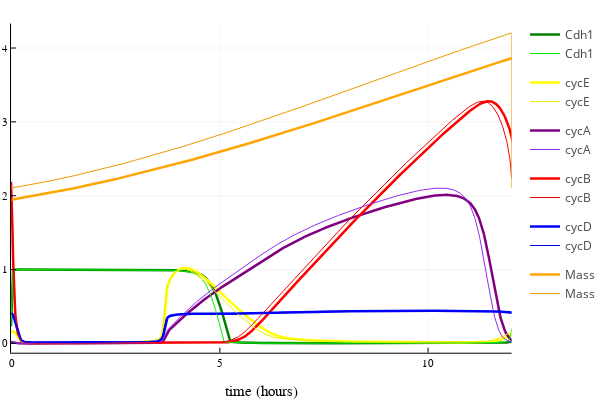

Notebook source saved alongside this figure:
### Code cell
plotSolSS(sol_WT_SS, sol_Myc_mut_SS, "WT vs Myc (x1.5) cell cycle")

### Figure 1 — Plotly figure (JSON) as saved in the notebook; plotly's stock layout.template omitted (floating-point values rounded to 4 significant figures; data arrays with more than 128 entries replaced by an {"elided": "..."} marker saying what was removed)
{"data": [{"colorbar": {"title": ""}, "legendgroup": "Cdh1", "line": {"color": "rgba(0, 128, 0, 1.000)", "dash": "solid", "shape": "linear", "width": 2.5}, "mode": "lines", "name": "Cdh1", "showlegend": true, "type": "scatter", "x": {"elided": "733 float values"}, "xaxis": "x", "y": {"elided": "733 float values"}, "yaxis": "y", "zmax": null, "zmin": null}, {"colorbar": {"title": ""}, "legendgroup": "cycE", "line": {"color": "rgba(255, 255, 0, 1.000)", "dash": "solid", "shape": "linear", "width": 2.5}, "mode": "lines", "name": "cycE", "showlegend": true, "type": "scatter", "x": {"elided": "733 float values"}, "xaxis": "x", "y": {"elided": "733 float values"}, "yaxis": "y", "zmax": null, "zmin": null}, {"colorbar": {"title": ""}, "legendgroup": "cycA", "line": {"color": "rgba(128, 0, 128, 1.000)", "dash": "solid", "shape": "linear", "width": 2.5}, "mode": "lines", "name": "cycA", "showlegend": true, "type": "scatter", "x": {"elided": "733 float values"}, "xaxis": "x", "y": {"elided": "733 float values"}, "yaxis": "y", "zmax": null, "zmin": null}, {"colorbar": {"title": ""}, "legendgroup": "cycB", "line": {"color": "rgba(255, 0, 0, 1.000)", "dash": "solid", "shape": "linear", "width": 2.5}, "mode": "lines", "name": "cycB", "showlegend": true, "type": "scatter", "x": {"elided": "733 float values"}, "xaxis": "x", "y": {"elided": "733 float values"}, "yaxis": "y", "zmax": null, "zmin": null}, {"colorbar": {"title": ""}, "legendgroup": "cycD", "line": {"color": "rgba(0, 0, 255, 1.000)", "dash": "solid", "shape": "linear", "width": 2.5}, "mode": "lines", "name": "cycD", "showlegend": true, "type": "scatter", "x": {"elided": "733 float values"}, "xaxis": "x", "y": {"elided": "733 float values"}, "yaxis": "y", "zmax": null, "zmin": null}, {"colorbar": {"title": ""}, "legendgroup": "Mass", "line": {"color": "rgba(255, 165, 0, 1.000)", "dash": "solid", "shape": "linear", "width": 2.5}, "mode": "lines", "name": "Mass", "showlegend": true, "type": "scatter", "x": {"elided": "733 float values"}, "xaxis": "x", "y": {"elided": "733 float values"}, "yaxis": "y", "zmax": null, "zmin": null}, {"colorbar": {"title": ""}, "legendgroup": "Cdh1", "line": {"color": "rgba(0, 238, 0, 1.000)", "dash": "solid", "shape": "linear", "width": 1}, "mode": "lines", "name": "Cdh1", "showlegend": true, "type": "scatter", "x": {"elided": "724 float values"}, "xaxis": "x", "y": {"elided": "724 float values"}, "yaxis": "y", "zmax": null, "zmin": null}, {"colorbar": {"title": ""}, "legendgroup": "cycE", "line": {"color": "rgba(238, 238, 0, 1.000)", "dash": "solid", "shape": "linear", "width": 1}, "mode": "lines", "name": "cycE", "showlegend": true, "type": "scatter", "x": {"elided": "724 float values"}, "xaxis": "x", "y": {"elided": "724 float values"}, "yaxis": "y", "zmax": null, "zmin": null}, {"colorbar": {"title": ""}, "legendgroup": "cycA", "line": {"color": "rgba(145, 44, 238, 1.000)", "dash": "solid", "shape": "linear", "width": 1}, "mode": "lines", "name": "cycA", "showlegend": true, "type": "scatter", "x": {"elided": "724 float values"}, "xaxis": "x", "y": {"elided": "724 float values"}, "yaxis": "y", "zmax": null, "zmin": null}, {"colorbar": {"title": ""}, "legendgroup": "cycB", "line": {"color": "rgba(238, 0, 0, 1.000)", "dash": "solid", "shape": "linear", "width": 1}, "mode": "lines", "name": "cycB", "showlegend": true, "type": "scatter", "x": {"elided": "724 float values"}, "xaxis": "x", "y": {"elided": "724 float values"}, "yaxis": "y", "zmax": null, "zmin": null}, {"colorbar": {"title": ""}, "legendgroup": "cycD", "line": {"color": "rgba(0, 0, 238, 1.000)", "dash": "solid", "shape": "linear", "width": 1}, "mode": "lines", "name": "cycD", "showlegend": true, "type": "scatter", "x": {"elided": "724 float values"}, "xaxis": "x", "y": {"elided": "724 float values"}, "yaxis": "y", "zmax": null, "zmin": null}, {"colorbar": {"title": ""}, "legendgroup": "Mass", "line": {"color": "rgba(238, 154, 0, 1.000)", "dash": "solid", "shape": "linear", "width": 1}, "mode": "lines", "name": "Mass", "showlegend": true, "type": "scatter", "x": {"elided": "724 float values"}, "xaxis": "x", "y": {"elided": "724 float values"}, "yaxis": "y", "zmax": null, "zmin": null}], "layout": {"annotations": [], "height": 400, "legend_position": {"bgcolor": "rgba(255, 255, 255, 1.000)", "bordercolor": "rgba(0, 0, 0, 1.000)", "borderwidth": 1, "font": {"color": "rgba(0, 0, 0, 1.000)", "family": "sans-serif", "size": 11}, "title": {"font": {"color": "rgba(0, 0, 0, 1.000)", "family": "sans-serif", "size": 15}, "text": ""}, "tracegroupgap": 0, "traceorder": "normal", "x": 1.05, "xanchor": "upper", "y": 1, "yanchor": "right"}, "margin": {"b": 20, "l": 0, "r": 0, "t": 20}, "paper_bgcolor": "rgba(255, 255, 255, 1.000)", "plot_bgcolor": "rgba(255, 255, 255, 1.000)", "showlegend": true, "width": 600, "xaxis": {"anchor": "y", "domain": [0.02138, 0.9934], "gridcolor": "rgba(0, 0, 0, 0.100)", "gridwidth": 0.5, "linecolor": "rgba(0, 0, 0, 1.000)", "mirror": false, "range": [0, 721.4], "showgrid": true, "showline": true, "showticklabels": true, "tickangle": 0, "tickcolor": "rgb(0, 0, 0)", "tickfont": {"color": "rgba(0, 0, 0, 1.000)", "family": "sans-serif", "size": 11}, "tickmode": "array", "ticks": "inside", "ticktext": ["0", "5", "10"], "tickvals": [1, 301, 601], "title": "time (hours)", "titlefont": {"color": "rgba(0, 0, 0, 1.000)", "family": "sans-serif", "size": 15}, "type": "-", "visible": true, "zeroline": false, "zerolinecolor": "rgba(0, 0, 0, 1.000)"}, "yaxis": {"anchor": "x", "domain": [0.07581, 0.9902], "gridcolor": "rgba(0, 0, 0, 0.100)", "gridwidth": 0.5, "linecolor": "rgba(0, 0, 0, 1.000)", "mirror": false, "range": [-0.1261, 4.332], "showgrid": true, "showline": true, "showticklabels": true, "tickangle": 0, "tickcolor": "rgb(0, 0, 0)", "tickfont": {"color": "rgba(0, 0, 0, 1.000)", "family": "sans-serif", "size": 11}, "tickmode": "array", "ticks": "inside", "ticktext": ["0", "1", "2", "3", "4"], "tickvals": [0, 1, 2, 3, 4], "title": "", "titlefont": {"color": "rgba(0, 0, 0, 1.000)", "family": "sans-serif", "size": 15}, "type": "-", "visible": true, "zeroline": false, "zerolinecolor": "rgba(0, 0, 0, 1.000)"}}}
